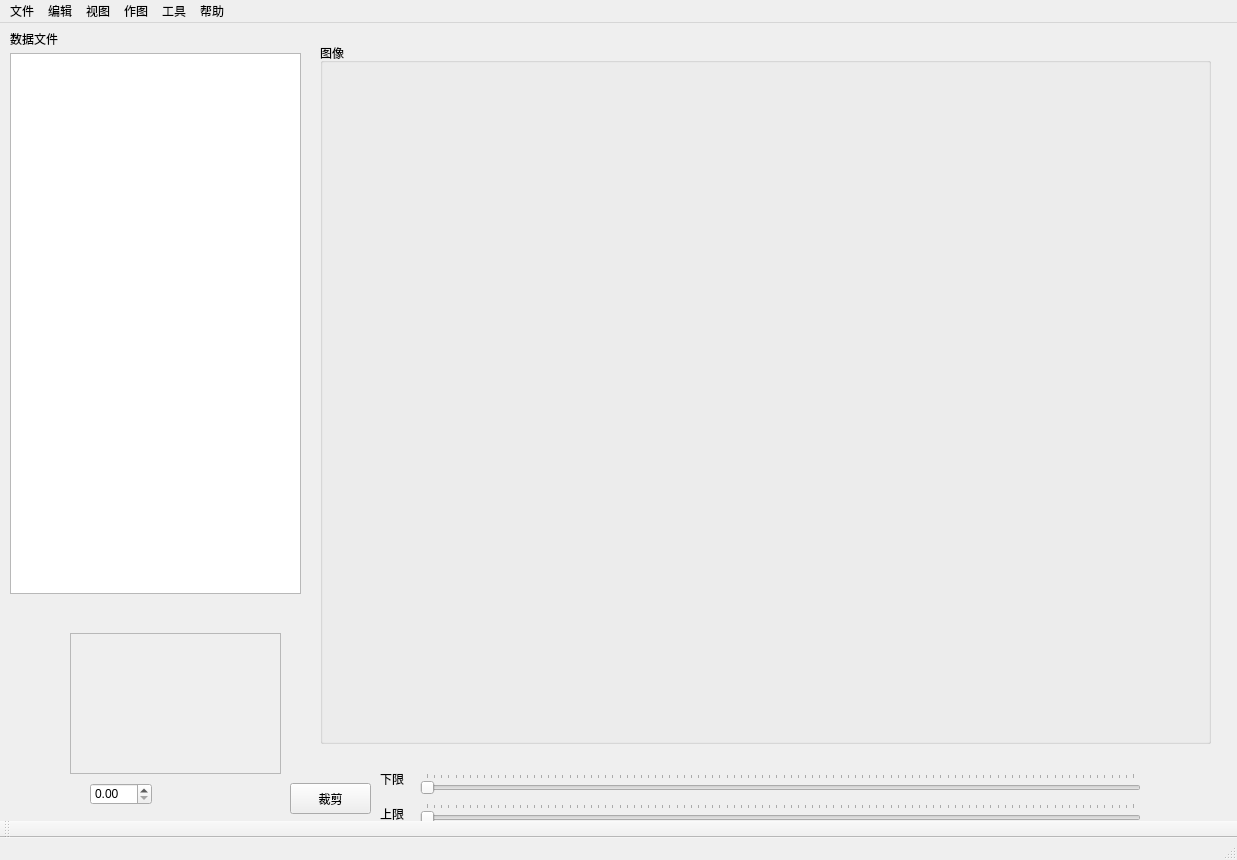
<?xml version="1.0" encoding="UTF-8"?>
<ui version="4.0">
 <class>mainWindow</class>
 <widget class="QMainWindow" name="mainWindow">
  <property name="geometry">
   <rect>
    <x>0</x>
    <y>0</y>
    <width>1237</width>
    <height>860</height>
   </rect>
  </property>
  <property name="cursor">
   <cursorShape>WaitCursor</cursorShape>
  </property>
  <property name="windowTitle">
   <string>MainWindow</string>
  </property>
  <widget class="QWidget" name="centralwidget">
   <widget class="QPushButton" name="pushButton_2">
    <property name="geometry">
     <rect>
      <x>940</x>
      <y>820</y>
      <width>75</width>
      <height>23</height>
     </rect>
    </property>
    <property name="text">
     <string>删除图像</string>
    </property>
   </widget>
   <widget class="QWidget" name="widget" native="true">
    <property name="geometry">
     <rect>
      <x>310</x>
      <y>10</y>
      <width>911</width>
      <height>721</height>
     </rect>
    </property>
    <widget class="QGroupBox" name="groupBox">
     <property name="geometry">
      <rect>
       <x>10</x>
       <y>10</y>
       <width>891</width>
       <height>701</height>
      </rect>
     </property>
     <property name="title">
      <string>图像</string>
     </property>
    </widget>
   </widget>
   <widget class="QListWidget" name="listWidget">
    <property name="geometry">
     <rect>
      <x>10</x>
      <y>30</y>
      <width>291</width>
      <height>541</height>
     </rect>
    </property>
   </widget>
   <widget class="QLabel" name="label">
    <property name="geometry">
     <rect>
      <x>10</x>
      <y>10</y>
      <width>54</width>
      <height>12</height>
     </rect>
    </property>
    <property name="text">
     <string>数据文件</string>
    </property>
   </widget>
   <widget class="QSlider" name="horizontalSlider">
    <property name="geometry">
     <rect>
      <x>420</x>
      <y>750</y>
      <width>721</width>
      <height>22</height>
     </rect>
    </property>
    <property name="cursor">
     <cursorShape>ArrowCursor</cursorShape>
    </property>
    <property name="orientation">
     <enum>Qt::Horizontal</enum>
    </property>
    <property name="tickPosition">
     <enum>QSlider::TicksAbove</enum>
    </property>
   </widget>
   <widget class="QScrollArea" name="scrollArea">
    <property name="geometry">
     <rect>
      <x>70</x>
      <y>610</y>
      <width>211</width>
      <height>141</height>
     </rect>
    </property>
    <property name="widgetResizable">
     <bool>true</bool>
    </property>
    <widget class="QWidget" name="scrollAreaWidgetContents">
     <property name="geometry">
      <rect>
       <x>0</x>
       <y>0</y>
       <width>209</width>
       <height>139</height>
      </rect>
     </property>
    </widget>
   </widget>
   <widget class="QDoubleSpinBox" name="doubleSpinBox">
    <property name="geometry">
     <rect>
      <x>90</x>
      <y>760</y>
      <width>62</width>
      <height>22</height>
     </rect>
    </property>
   </widget>
   <widget class="QSlider" name="horizontalSlider_2">
    <property name="geometry">
     <rect>
      <x>420</x>
      <y>780</y>
      <width>721</width>
      <height>22</height>
     </rect>
    </property>
    <property name="orientation">
     <enum>Qt::Horizontal</enum>
    </property>
    <property name="tickPosition">
     <enum>QSlider::TicksAbove</enum>
    </property>
   </widget>
   <widget class="QLabel" name="label_2">
    <property name="geometry">
     <rect>
      <x>380</x>
      <y>740</y>
      <width>31</width>
      <height>31</height>
     </rect>
    </property>
    <property name="text">
     <string>下限</string>
    </property>
   </widget>
   <widget class="QLabel" name="label_3">
    <property name="geometry">
     <rect>
      <x>380</x>
      <y>780</y>
      <width>31</width>
      <height>21</height>
     </rect>
    </property>
    <property name="text">
     <string>上限</string>
    </property>
   </widget>
   <widget class="QPushButton" name="pushButton">
    <property name="geometry">
     <rect>
      <x>290</x>
      <y>760</y>
      <width>81</width>
      <height>31</height>
     </rect>
    </property>
    <property name="text">
     <string>裁剪</string>
    </property>
   </widget>
  </widget>
  <widget class="QMenuBar" name="menubar">
   <property name="geometry">
    <rect>
     <x>0</x>
     <y>0</y>
     <width>1237</width>
     <height>23</height>
    </rect>
   </property>
   <widget class="QMenu" name="menu">
    <property name="title">
     <string>文件</string>
    </property>
    <addaction name="menu_openfile"/>
    <addaction name="menu_savefile"/>
   </widget>
   <widget class="QMenu" name="menu_2">
    <property name="title">
     <string>编辑</string>
    </property>
   </widget>
   <widget class="QMenu" name="menu_3">
    <property name="title">
     <string>视图</string>
    </property>
   </widget>
   <widget class="QMenu" name="menu_4">
    <property name="title">
     <string>作图</string>
    </property>
    <addaction name="separator"/>
    <addaction name="separator"/>
    <addaction name="separator"/>
   </widget>
   <widget class="QMenu" name="menu_5">
    <property name="title">
     <string>工具</string>
    </property>
    <addaction name="actionFFT"/>
    <addaction name="actionbandfilt"/>
    <addaction name="action_2"/>
    <addaction name="action_3"/>
   </widget>
   <widget class="QMenu" name="menu_6">
    <property name="title">
     <string>帮助</string>
    </property>
   </widget>
   <addaction name="menu"/>
   <addaction name="menu_2"/>
   <addaction name="menu_3"/>
   <addaction name="menu_4"/>
   <addaction name="menu_5"/>
   <addaction name="menu_6"/>
  </widget>
  <widget class="QToolBar" name="toolBar">
   <property name="windowTitle">
    <string>toolBar</string>
   </property>
   <attribute name="toolBarArea">
    <enum>BottomToolBarArea</enum>
   </attribute>
   <attribute name="toolBarBreak">
    <bool>false</bool>
   </attribute>
  </widget>
  <widget class="QStatusBar" name="statusbar"/>
  <action name="menu_openfile">
   <property name="text">
    <string>打开</string>
   </property>
   <property name="toolTip">
    <string>打开一个数据文件</string>
   </property>
  </action>
  <action name="menu_savefile">
   <property name="text">
    <string>保存</string>
   </property>
  </action>
  <action name="actionFFT">
   <property name="text">
    <string>FFT</string>
   </property>
  </action>
  <action name="actionbandfilt">
   <property name="text">
    <string>bandfilt</string>
   </property>
  </action>
  <action name="action_2">
   <property name="text">
    <string>直接功率谱</string>
   </property>
  </action>
  <action name="action_3">
   <property name="text">
    <string>相关功率谱</string>
   </property>
  </action>
 </widget>
 <resources/>
 <connections>
  <connection>
   <sender>menu_openfile</sender>
   <signal>triggered()</signal>
   <receiver>mainWindow</receiver>
   <slot>hide()</slot>
   <hints>
    <hint type="sourcelabel">
     <x>-1</x>
     <y>-1</y>
    </hint>
    <hint type="destinationlabel">
     <x>572</x>
     <y>323</y>
    </hint>
   </hints>
  </connection>
  <connection>
   <sender>listWidget</sender>
   <signal>itemDoubleClicked(QListWidgetItem*)</signal>
   <receiver>mainWindow</receiver>
   <slot>repaint()</slot>
   <hints>
    <hint type="sourcelabel">
     <x>110</x>
     <y>323</y>
    </hint>
    <hint type="destinationlabel">
     <x>572</x>
     <y>323</y>
    </hint>
   </hints>
  </connection>
  <connection>
   <sender>action_2</sender>
   <signal>triggered()</signal>
   <receiver>mainWindow</receiver>
   <slot>hide()</slot>
   <hints>
    <hint type="sourcelabel">
     <x>-1</x>
     <y>-1</y>
    </hint>
    <hint type="destinationlabel">
     <x>618</x>
     <y>341</y>
    </hint>
   </hints>
  </connection>
  <connection>
   <sender>pushButton</sender>
   <signal>clicked()</signal>
   <receiver>mainWindow</receiver>
   <slot>lower()</slot>
   <hints>
    <hint type="sourcelabel">
     <x>207</x>
     <y>804</y>
    </hint>
    <hint type="destinationlabel">
     <x>618</x>
     <y>429</y>
    </hint>
   </hints>
  </connection>
  <connection>
   <sender>action_3</sender>
   <signal>triggered()</signal>
   <receiver>mainWindow</receiver>
   <slot>hide()</slot>
   <hints>
    <hint type="sourcelabel">
     <x>-1</x>
     <y>-1</y>
    </hint>
    <hint type="destinationlabel">
     <x>618</x>
     <y>341</y>
    </hint>
   </hints>
  </connection>
 </connections>
</ui>
